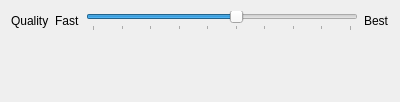
<?xml version="1.0" encoding="UTF-8"?>
<ui version="4.0">
 <class>TranscoderOptionsFLAC</class>
 <widget class="QWidget" name="TranscoderOptionsFLAC">
  <property name="geometry">
   <rect>
    <x>0</x>
    <y>0</y>
    <width>400</width>
    <height>102</height>
   </rect>
  </property>
  <property name="windowTitle">
   <string>Form</string>
  </property>
  <layout class="QFormLayout" name="formLayout">
   <item row="0" column="0">
    <widget class="QLabel" name="label_1">
     <property name="text">
      <string comment="Sound quality">Quality</string>
     </property>
    </widget>
   </item>
   <item row="0" column="1">
    <layout class="QHBoxLayout" name="horizontalLayout">
     <item>
      <widget class="QLabel" name="label_2">
       <property name="text">
        <string>Fast</string>
       </property>
      </widget>
     </item>
     <item>
      <widget class="QSlider" name="quality">
       <property name="maximum">
        <number>9</number>
       </property>
       <property name="value">
        <number>5</number>
       </property>
       <property name="orientation">
        <enum>Qt::Horizontal</enum>
       </property>
       <property name="tickPosition">
        <enum>QSlider::TicksBelow</enum>
       </property>
      </widget>
     </item>
     <item>
      <widget class="QLabel" name="label_3">
       <property name="text">
        <string>Best</string>
       </property>
      </widget>
     </item>
    </layout>
   </item>
  </layout>
 </widget>
 <resources/>
 <connections/>
</ui>
